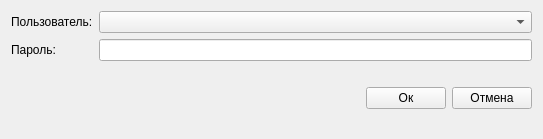
<?xml version="1.0" encoding="UTF-8"?>
<ui version="4.0">
 <class>Form</class>
 <widget class="QWidget" name="Form">
  <property name="geometry">
   <rect>
    <x>0</x>
    <y>0</y>
    <width>543</width>
    <height>139</height>
   </rect>
  </property>
  <property name="windowTitle">
   <string>Авторизация</string>
  </property>
  <layout class="QFormLayout" name="formLayout">
   <item row="0" column="0">
    <widget class="QLabel" name="label">
     <property name="text">
      <string>Пользователь:</string>
     </property>
    </widget>
   </item>
   <item row="0" column="1">
    <widget class="QComboBox" name="userSelection"/>
   </item>
   <item row="1" column="0">
    <widget class="QLabel" name="label_2">
     <property name="text">
      <string>Пароль:</string>
     </property>
    </widget>
   </item>
   <item row="1" column="1">
    <widget class="QLineEdit" name="passwordEdit">
     <property name="acceptDrops">
      <bool>false</bool>
     </property>
     <property name="echoMode">
      <enum>QLineEdit::Password</enum>
     </property>
    </widget>
   </item>
   <item row="4" column="1">
    <widget class="QLabel" name="wrongPassword">
     <property name="enabled">
      <bool>true</bool>
     </property>
     <property name="text">
      <string/>
     </property>
    </widget>
   </item>
   <item row="5" column="1">
    <layout class="QHBoxLayout" name="horizontalLayout">
     <item>
      <spacer name="horizontalSpacer">
       <property name="orientation">
        <enum>Qt::Horizontal</enum>
       </property>
       <property name="sizeHint" stdset="0">
        <size>
         <width>40</width>
         <height>20</height>
        </size>
       </property>
      </spacer>
     </item>
     <item>
      <widget class="QPushButton" name="okButton">
       <property name="text">
        <string>Ок</string>
       </property>
      </widget>
     </item>
     <item>
      <widget class="QPushButton" name="cancelButton">
       <property name="text">
        <string>Отмена</string>
       </property>
      </widget>
     </item>
    </layout>
   </item>
  </layout>
 </widget>
 <tabstops>
  <tabstop>userSelection</tabstop>
  <tabstop>passwordEdit</tabstop>
  <tabstop>okButton</tabstop>
  <tabstop>cancelButton</tabstop>
 </tabstops>
 <resources/>
 <connections/>
</ui>
